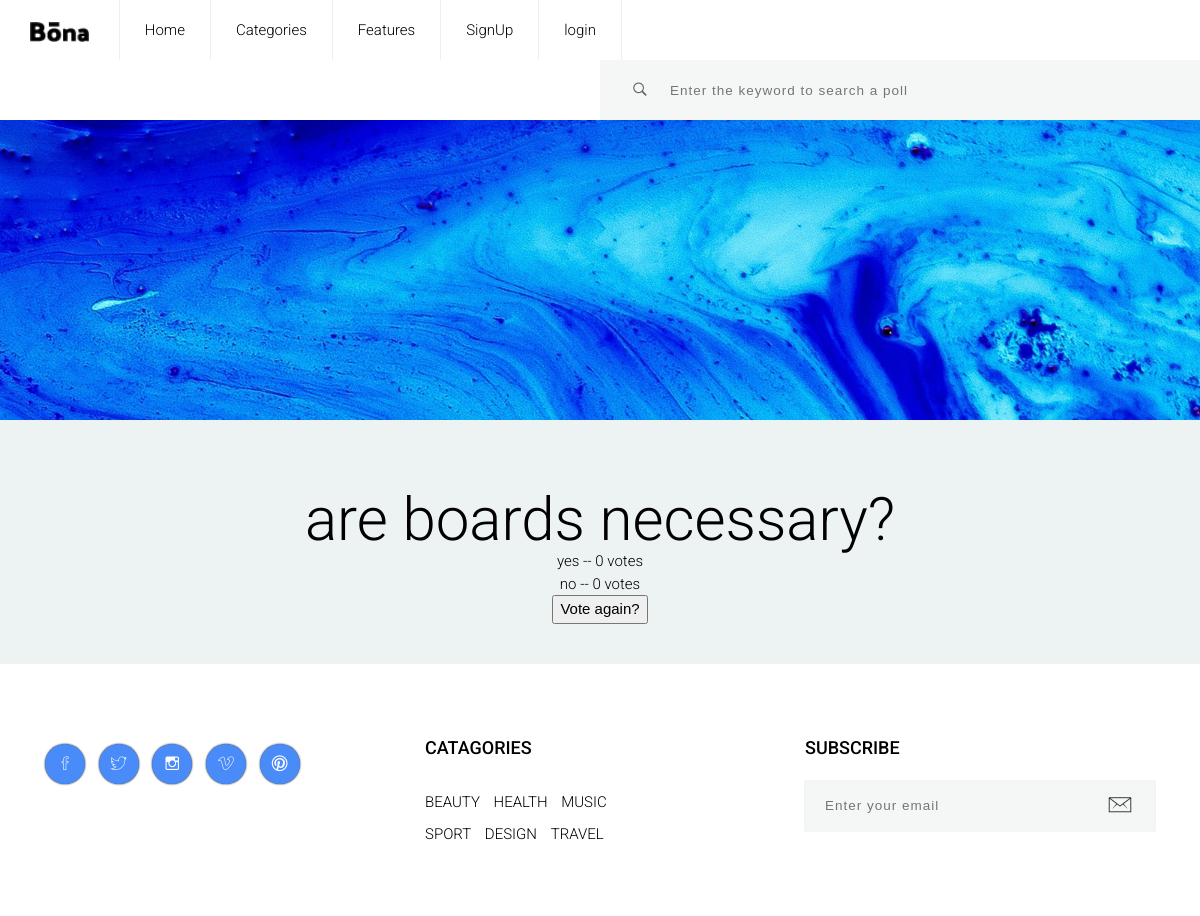
The app's page /polls/2/results/ with its own data.
### polls/models.py (models this page shows, shortened)
class Question(models.Model):
    auth = models.ForeignKey(get_user_model(),on_delete=models.CASCADE)
    question = models.CharField(max_length=200)
    pub_date = models.DateTimeField('date published',default=timezone.now)
    image = models.ImageField(upload_to='poll_pics',default='poll_pics/empty.png')
    def was_published_recently(self):
        now=timezone.now()
        return now - datetime.timedelta(days=1) <= self.pub_date <= now
    was_published_recently.admin_order_field = 'pub_date'
    was_published_recently.boolean = True
    was_published_recently.short_description = 'Published recently?'

class Choice(models.Model):
    question = models.ForeignKey(Question, on_delete=models.CASCADE)
    choice_text = models.CharField(max_length=200)
    votes = models.IntegerField(default=0)

### polls/views.py (the view)
# urls.py: path('<int:pk>/results/', views.ResultsView.as_view(), name='results'),
class ResultsView(generic.DetailView):
    model = Question
    template_name = 'polls/results.html'

### polls/templates/polls/results.html
{% extends 'polls/index.html' %}
{% block content %}
                <h1>{{ question.question }}</h1>
            <ul>
            {% for choice in question.choice_set.all %}
                <li class="info">{{ choice.choice_text }} -- {{ choice.votes }} vote{{ choice.votes|pluralize }}</li>
                <br>
            {% endfor %}
            </ul>
            <button type="button" name="button"><a href="{% url 'polls:detail' question.id %}">Vote again?</a></button>
{% endblock %}

### polls/static/polls/layout-1/css/styles.css (style rules this page uses)
html { font-size: 100%; height: 100%; overflow-x: hidden; touch-action: manipulation; }
body { font-size: 15px; font-family: 'Roboto', sans-serif; width: 100%; height: 100%; margin: 0; font-weight: 300; -webkit-font-smoothing: antialiased; -moz-osx-font-smoothing: grayscale; word-wrap: break-word; background: #EDF3F3; color: #000; }
h1, h2, h3, h4, h5, h6, p, a, ul, span, li, img { margin: 0; padding: 0; font-weight: 300; }
h1,h2,h3,h4,h5,h6 { line-height: 1.5; }
h1 { font-size: 4em; line-height: 1; }
a, button { display: inline-block; text-decoration: none; color: inherit; transition: all .3s; }
li { list-style: none; display: inline-block; }

### records on screen
Question: question "are boards necessary?"
Choice: choice_text "yes", votes "0"
Choice: choice_text "no", votes "0"
